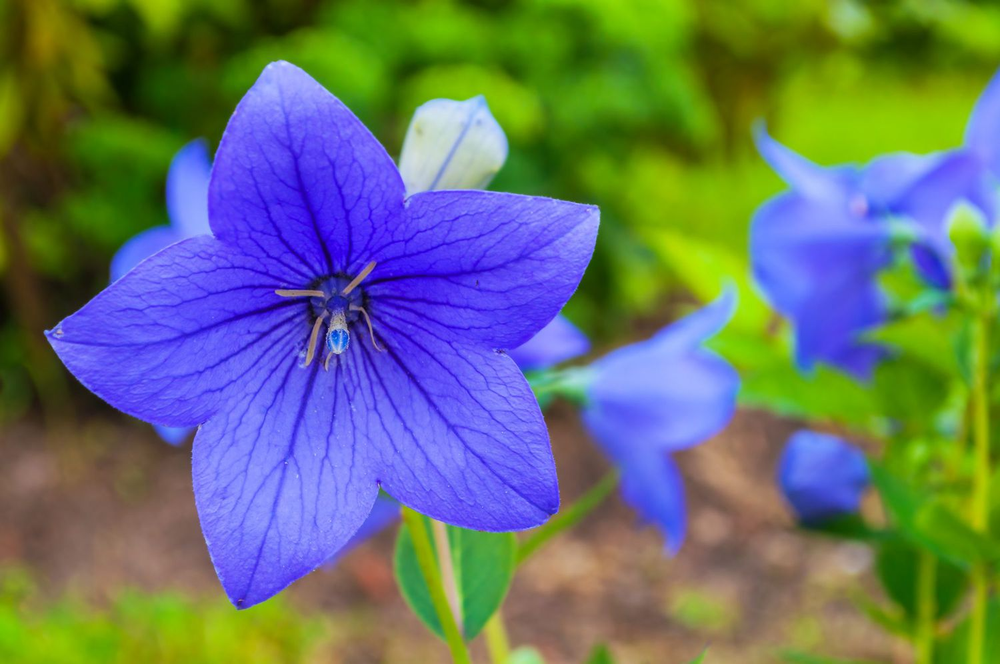
#> input picture dithering/input/flower.png, 1000 x 664 px, shrunk from 1500 x 996 before the run
$ python ordered_dithering.py
#> lines starting #> are read from the running program, lines starting #| are printed output that depends on the picture; after the words box and inside, x2 and y2 are one past the last pixel; in counts of white or black regions, pixels touching at a corner belong together
import numpy as np
import cv2
import matplotlib.pyplot as plt

def ordered_dithering(input_image, n, threshold_value):
    height, width = input_image.shape
    output_image = np.zeros((height, width), dtype=np.uint8)

    # Create Bayer matrix
    bayer_matrix = create_bayer_matrix(n)

    # Loop through each pixel in the input image
    for y in range(height):
        for x in range(width):
            # Get the grayscale intensity of the current pixel
            orig_color = input_image[y, x]

            # Calculate the Bayer matrix value for the current pixel
            bayer_value = bayer_matrix[y % n, x % n]

            # Calculate the offset color
            offset_color = orig_color + threshold_value * bayer_value

            # Choose the final output color based on the threshold
            output_color = 0 if offset_color < threshold_value else 255

            # Set the output color for the corresponding pixel in the output image
            output_image[y, x] = output_color

    return output_image

def create_bayer_matrix(n):
    if n == 1:
        return np.array([[0.0]])

    smaller_matrix = create_bayer_matrix(n // 2)
    upper_left = (smaller_matrix + 0.5) / n
    upper_right = smaller_matrix / n
    lower_left = (smaller_matrix + 1.5) / n
    lower_right = (smaller_matrix + 1.0) / n

    return np.block([[upper_left, upper_right], [lower_left, lower_right]])


if __name__ == "__main__":
    # Example usage
    # Assuming 'input_image' is your grayscale image represented as a NumPy array
    image_path = 'input/flower.png'  # Replace with the actual path to your image
    image = cv2.imread(image_path)
#> image is the input picture: shape (664, 1000, 3); mean B, G, R 108.9, 115.8, 103.1
    try:
        grayscale_image = cv2.cvtColor(image, cv2.COLOR_BGR2GRAY)
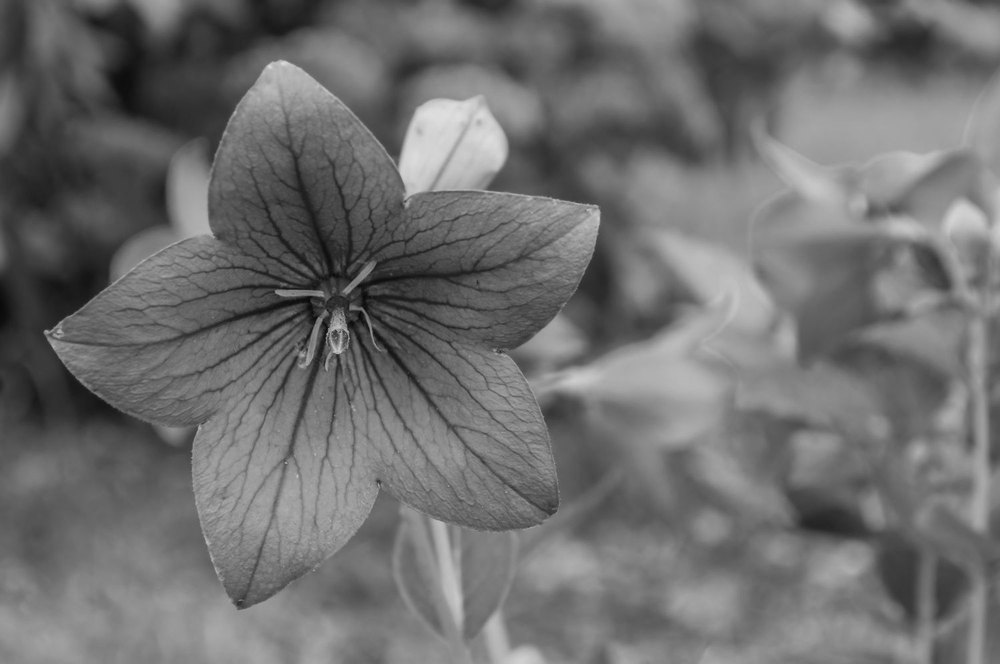
#> grayscale_image: shape (664, 1000); min 8, max 223, mean 111.2
        input_image = np.array(grayscale_image)
    except:
        input_image = np.array(image)

    # input_image = np.random.randint(0, 256, size=(128, 128), dtype=np.uint8)
    n_value = 4
    threshold_value = 128

    output_image = ordered_dithering(input_image, n_value, threshold_value)
#> after the loop in ordered_dithering, `for y in range(height):`:
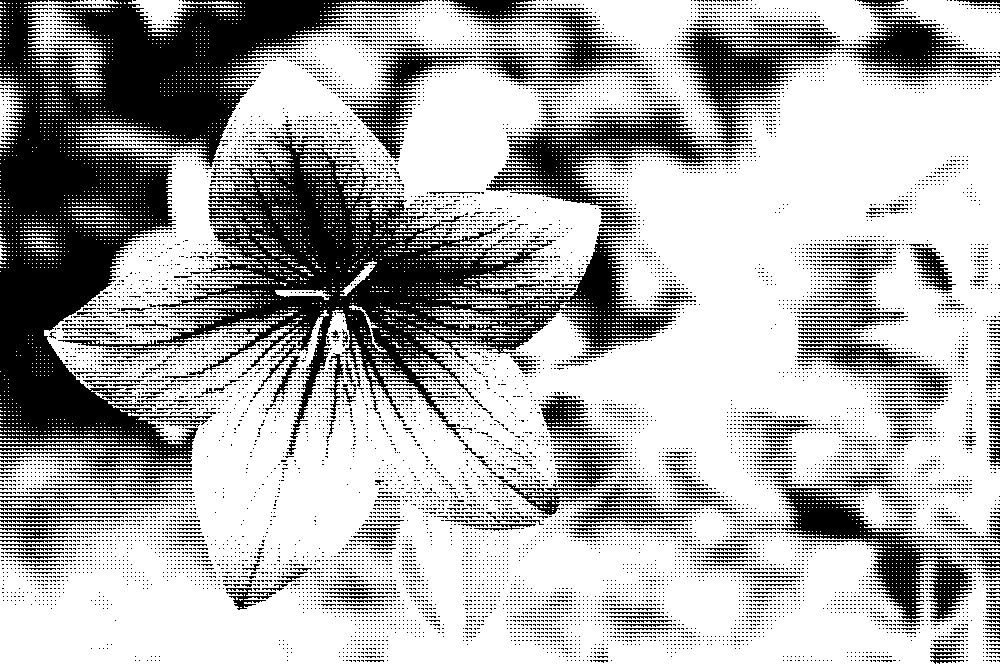
#> output_image: shape (664, 1000); 68.8% white; 10354 black regions (9910 under 20 px), largest, box (x1, y1, x2, y2) and area: (0, 0, 428, 467) 66841, (58, 136, 676, 439) 46264, (677, 20, 1000, 143) 10675

    # Display the images
    plt.subplot(1, 2, 1)
    plt.imshow(input_image, cmap='gray', vmin=0, vmax=255)
    plt.title('Original Image')

    plt.subplot(1, 2, 2)
    plt.imshow(output_image, cmap='gray', vmin=0, vmax=255)
    plt.title('Dithered Image')

    plt.show()
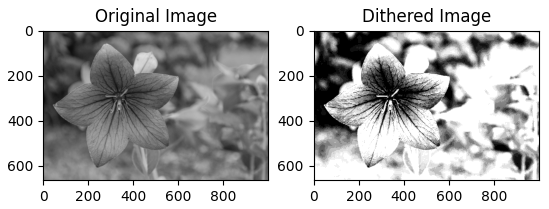
#> figure drawn by matplotlib, 2 panels

$ run again, with dithering/input/bw.png copied over dithering/input/flower.png
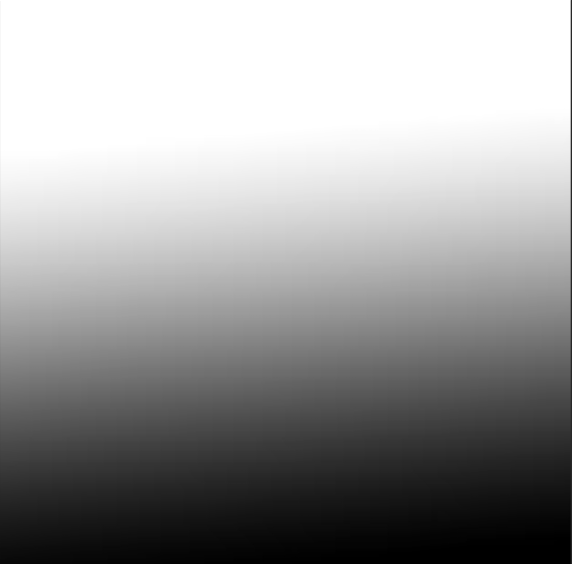
#> input picture dithering/input/bw.png, 572 x 564 px
#> image is the input picture: shape (564, 572, 3); mean B, G, R 156, 156, 156
#> after the loop in ordered_dithering, `for y in range(height):`:
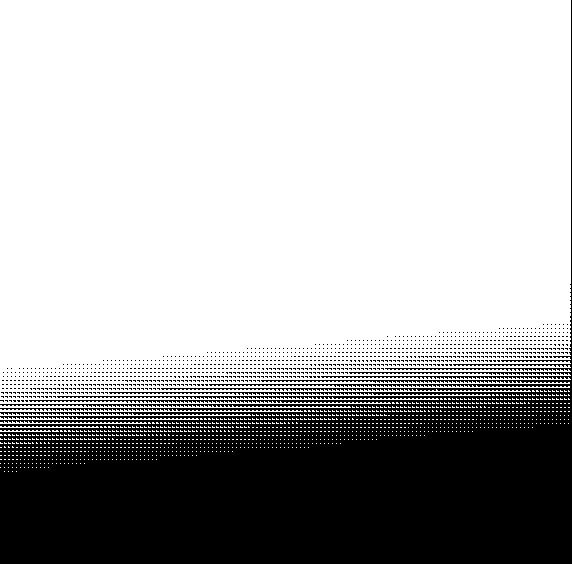
#> output_image: shape (564, 572); 70% white; 1158 black regions (1157 under 20 px), largest, box (x1, y1, x2, y2) and area: (0, 0, 572, 564) 93925
#> `plt.show()`:
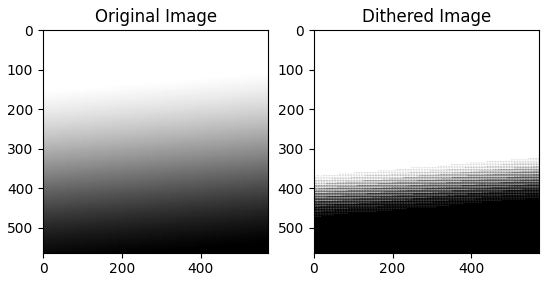
#> figure drawn by matplotlib, 2 panels
